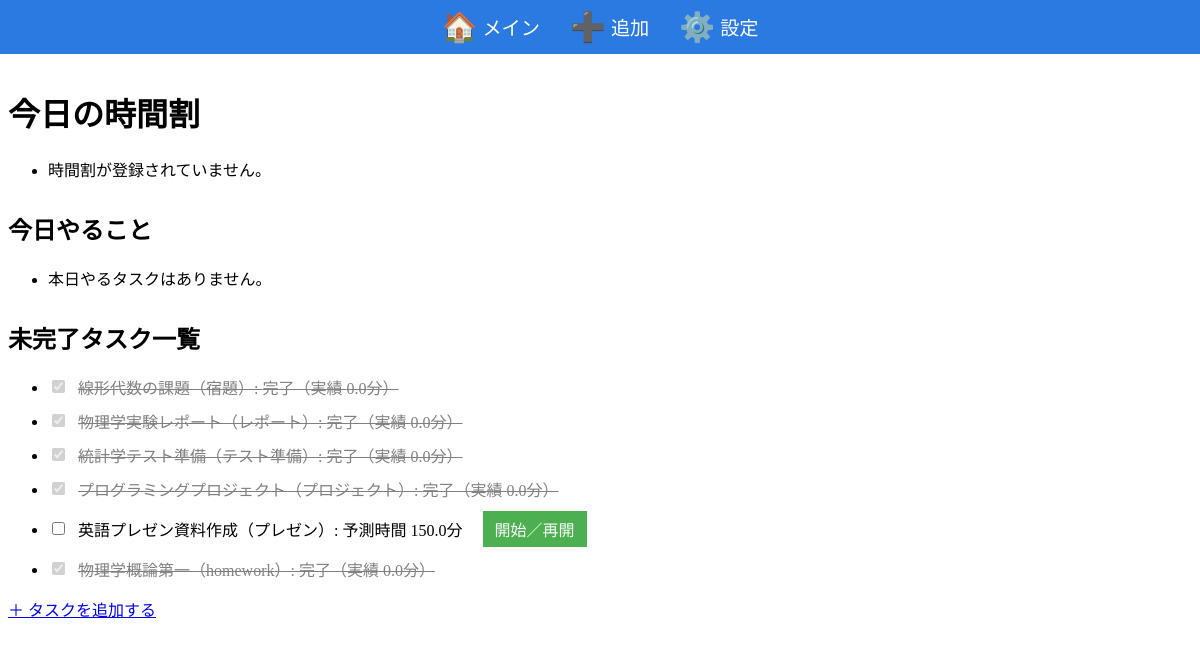
The page / on the database its author committed.
### tables this page shows
CREATE TABLE task (
                id INTEGER PRIMARY KEY AUTOINCREMENT,
                subject TEXT NOT NULL,
                category TEXT NOT NULL,
                difficulty INTEGER NOT NULL,
                due_date DATE NOT NULL,
                created_at DATETIME NOT NULL,
                predicted_time REAL,
                time_spent REAL,
                assigned_for_today INTEGER DEFAULT 0,
                assigned_date DATE
            );

### app.py (the view)
@app.route("/")
def index():
    with engine.begin() as conn:
        today_weekday_name = datetime.now().strftime("%A")
        today_weekday = weekday_mapping[today_weekday_name]
        tasks_today = conn.execute(text("""
            SELECT * FROM task
            WHERE assigned_for_today = 1
            ORDER BY due_date
        """)).fetchall()
        tasks_remaining = conn.execute(text("""
            SELECT * FROM task
            WHERE assigned_for_today = 0
            ORDER BY due_date
        """)).fetchall()
        timetable = conn.execute(text("""
            SELECT * FROM timetable
            WHERE weekday = :weekday
            ORDER BY period
        """), {"weekday": today_weekday}).fetchall()
    return render_template("index.html", tasks_today=tasks_today, tasks_remaining=tasks_remaining, timetable=timetable)

### app.py (called while the page is built)
@app.before_request
def before_request():
    if request.endpoint not in ("setup", "edit_timetable", "static"):
        maybe_generate_today_tasks()

### templates/index.html (shortened to what this page needs)
<!DOCTYPE html>
<html lang="ja">
<head>
</head>
<body>
  <div class="menu-bar">
    <a href="{{ url_for('index') }}" class="menu-btn" title="メイン画面">
      <span class="menu-icon">🏠</span>
      <span class="menu-text">メイン</span>
    </a>
    <a href="{{ url_for('add_task') }}" class="menu-btn" title="タスク追加">
      <span class="menu-icon">➕</span>
      <span class="menu-text">追加</span>
    </a>
    <a href="{{ url_for('setup') }}" class="menu-btn" title="設定">
      <span class="menu-icon">⚙️</span>
      <span class="menu-text">設定</span>
    </a>
  </div>
  <div class="content">
    <h1>今日の時間割</h1>
    <ul>
      {% for slot in timetable %}
        <li>{{ slot.period }}限：{{ slot.subject }}</li>
      {% else %}
        <li>時間割が登録されていません。</li>
      {% endfor %}
    </ul>
    <h2>今日やること</h2>
    <ul>
      {% for task in tasks_today %}
        <li>
          <div class="task-row">
            {% set completed = task.time_spent is not none %}
            <input type="checkbox"
                   class="complete-checkbox"
                   data-task-id="{{ task.id }}"
                   {% if completed %}checked disabled{% endif %}>
            <label id="task_label_{{ task.id }}"
                   class="{% if completed %}completed{% endif %}">
              {{ task.subject }}（{{ task.category }}）:
              {% if completed %}
                完了（実績 {{ task.time_spent }}分）
              {% else %}
                予測時間 {{ task.predicted_time }}分
              {% endif %}
            </label>
            <span class="timer-info" id="timer_info_{{ task.id }}"></span>
            {% if not completed %}
              <a href="{{ url_for('start_task', task_id=task.id) }}" class="start-btn">開始／再開</a>
            {% endif %}
          </div>
        </li>
      {% else %}
        <li>本日やるタスクはありません。</li>
      {% endfor %}
    </ul>
    <h2>未完了タスク一覧</h2>
    <ul>
      {% for task in tasks_remaining %}
        <li>
          <div class="task-row">
            {% set completed = task.time_spent is not none %}
            <input type="checkbox"
                   class="complete-checkbox"
                   data-task-id="{{ task.id }}"
                   {% if completed %}checked disabled{% endif %}>
            <label id="task_label_{{ task.id }}"
                   class="{% if completed %}completed{% endif %}">
              {{ task.subject }}（{{ task.category }}）:
              {% if completed %}
                完了（実績 {{ task.time_spent }}分）
              {% else %}
                予測時間 {{ task.predicted_time }}分
              {% endif %}
            </label>
            {% if not completed %}
              <a href="{{ url_for('start_task', task_id=task.id) }}" class="start-btn">開始／再開</a>
            {% endif %}
          </div>
        </li>
      {% else %}
        <li>未完了タスクはありません。</li>
      {% endfor %}
    </ul>
    <a href="{{ url_for('add_task') }}">＋ タスクを追加する</a>
  </div>
</body>
</html>

### templates/index.html (style rules this page uses)
.menu-bar { display: flex; justify-content: center; align-items: center; background-color: #2a7ae2; padding: 10px; position: fixed; top: 0; left: 0; right: 0; z-index: 1000; }
.menu-btn { margin: 0 15px; text-decoration: none; color: #fff; font-size: 1.2em; display: flex; align-items: center; gap: 5px; }
.menu-icon { font-size: 1.5em; }
.content { padding-top: 60px; }
.task-row { display: flex; align-items: center; gap: 10px; margin-bottom: 10px; flex-wrap: wrap; }
label.completed { text-decoration: line-through; color: gray; }
.start-btn { padding: 6px 12px; background-color: #4CAF50; color: white; border: none; text-decoration: none; cursor: pointer; }
h2 { margin-top: 30px; }

### rows shown on the page
task: subject "線形代数の課題", category "宿題", time_spent "0.0"
task: subject "物理学実験レポート", category "レポート", time_spent "0.0"
task: subject "統計学テスト準備", category "テスト準備", time_spent "0.0"
task: subject "プログラミングプロジェクト", category "プロジェクト", time_spent "0.0"
task: subject "英語プレゼン資料作成", category "プレゼン", predicted_time "150.0"
task: subject "物理学概論第一", category "homework", time_spent "0.0"
